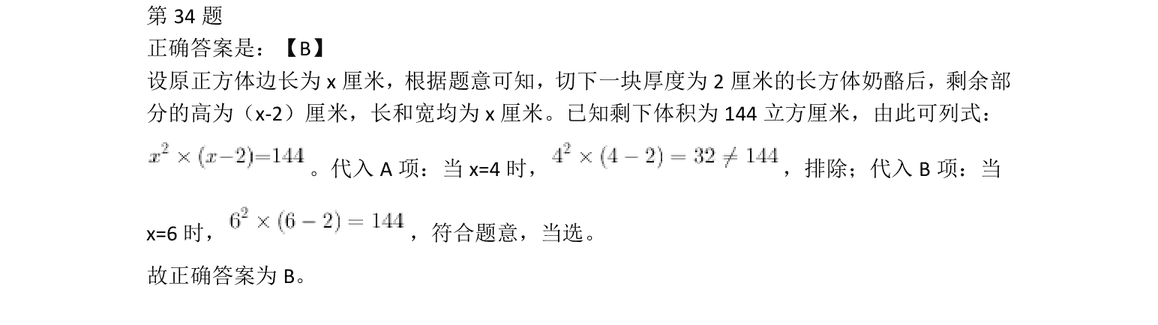
#> input picture 广东行测24天集训/共享输入/数量原文/img/GD2023X_xc_a34.png, 1158 x 325 px
$ python -i imgsig.py   (imports and definitions only)
#> lines starting #> are read from the running program, lines starting #| are printed output that depends on the picture; after the words box and inside, x2 and y2 are one past the last pixel; in counts of white or black regions, pixels touching at a corner belong together
#> further down, picture is the input picture: PIL image 1158x325 P; min 11, max 255, mean 247.9
"""Robust signatures: for each pool question, concat embedded images that lie mostly inside the question region, trim, resize to 96x32 -> vector. cache to imgsig.npz"""
import pymupdf, json, sys, os, numpy as np
from PIL import Image, ImageFilter
# [1 line not run here, left out]
sys.path.insert(0,'/home/user/work/out3/PD3A/tools')
import pool
W='/home/user/work'
# [1 line that did not run here, left out]
def trim(a):
    m=a<200; ys,xs=np.where(m)
#> after `m = a < 200`:
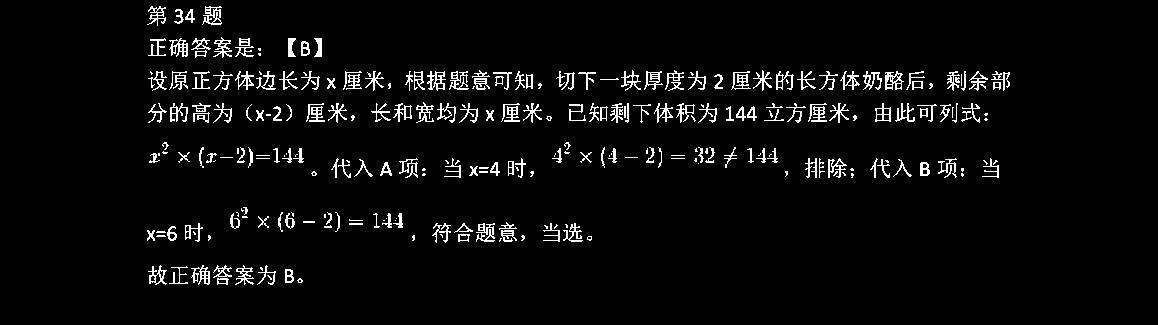
#> m: shape (325, 1158) bool; 4.2% white in thin lines or dots, all inside (x1, y1, x2, y2) = (147, 6, 1010, 285)
#> after `ys, xs = np.where(m)`: ys = 15676 values from 6 to 284; xs = 15676 values, max 1009 at index 1872, min 147 at index 446, mean 505
    if not len(ys): return a
    return a[ys.min():ys.max()+1, xs.min():xs.max()+1]
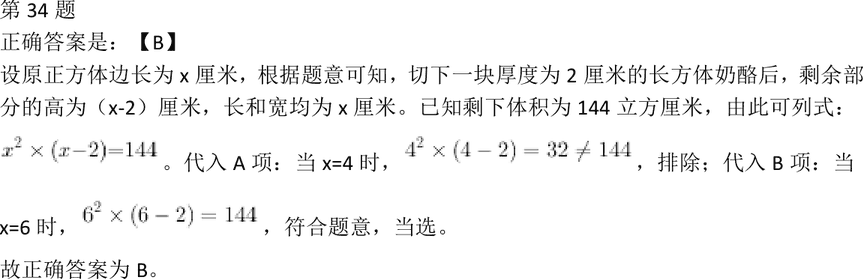
#> returned value: shape (279, 863); min 11, max 255, mean 244
def sig(im):
    a=trim(np.asarray(im.convert('L')))
    im2=Image.fromarray(a).resize((96,32),Image.BOX).filter(ImageFilter.GaussianBlur(1.2))
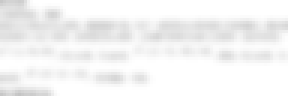
#> im2: PIL image 96x32 L (shown 3 times larger); min 196, max 255, mean 243.8
    v=np.asarray(im2).astype(float).flatten(); v=v-v.mean(); n=np.linalg.norm(v)
#> after `v = np.asarray(im2).astype(float).flatten()`: v = 3072 values, max 255 at index 11, min 196 at index 2982, mean 243.8
#> after `v = v - v.mean()`: v = 3072 values, max 11.19 at index 11, min -47.81 at index 2982, mean -9.47e-15
#> after `n = np.linalg.norm(v)`: n = 664.6
    return v/n if n>0 else v
# [25 lines not run here, left out]

>>> from PIL import Image
>>> picture = Image.open('../../../../../共享输入/数量原文/img/GD2023X_xc_a34.png')
>>> result = sig(picture)
#> result = 3072 values, max 0.0168 at index 11, min -0.0719 at index 2982, mean -1.45e-17

$ run again, on 广东行测24天集训/共享输入/数量原文/img/GK2019D_a61.png
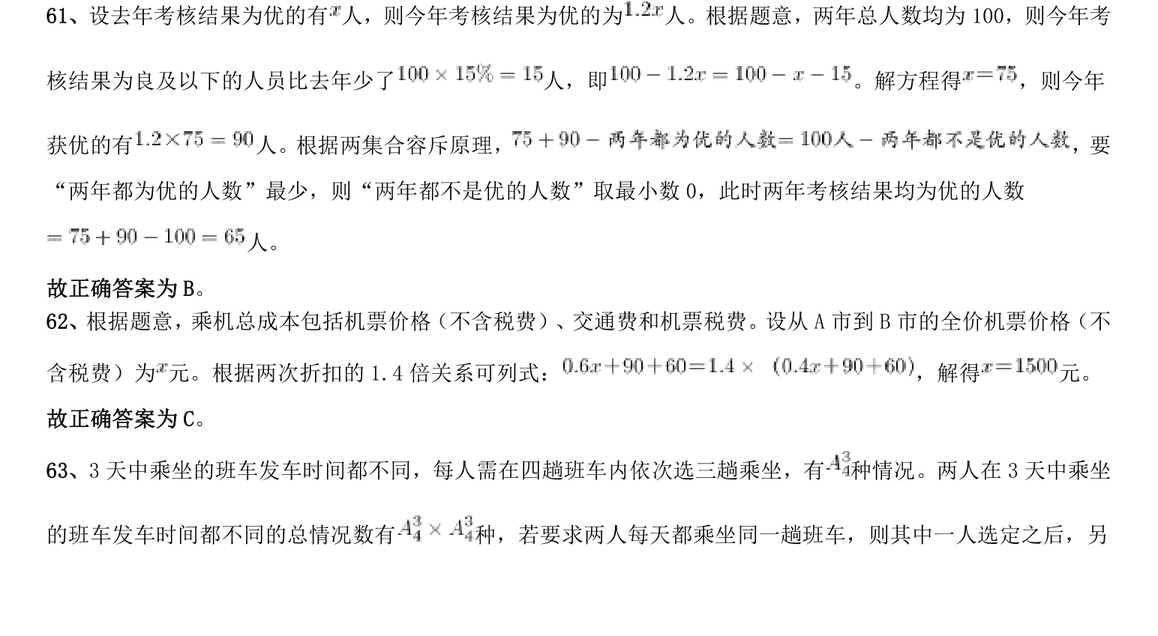
#> input picture 广东行测24天集训/共享输入/数量原文/img/GK2019D_a61.png, 1158 x 636 px
#> picture is the input picture: PIL image 1158x636 P; min 15, max 255, mean 244.6
#> in trim, `m = a < 200`:
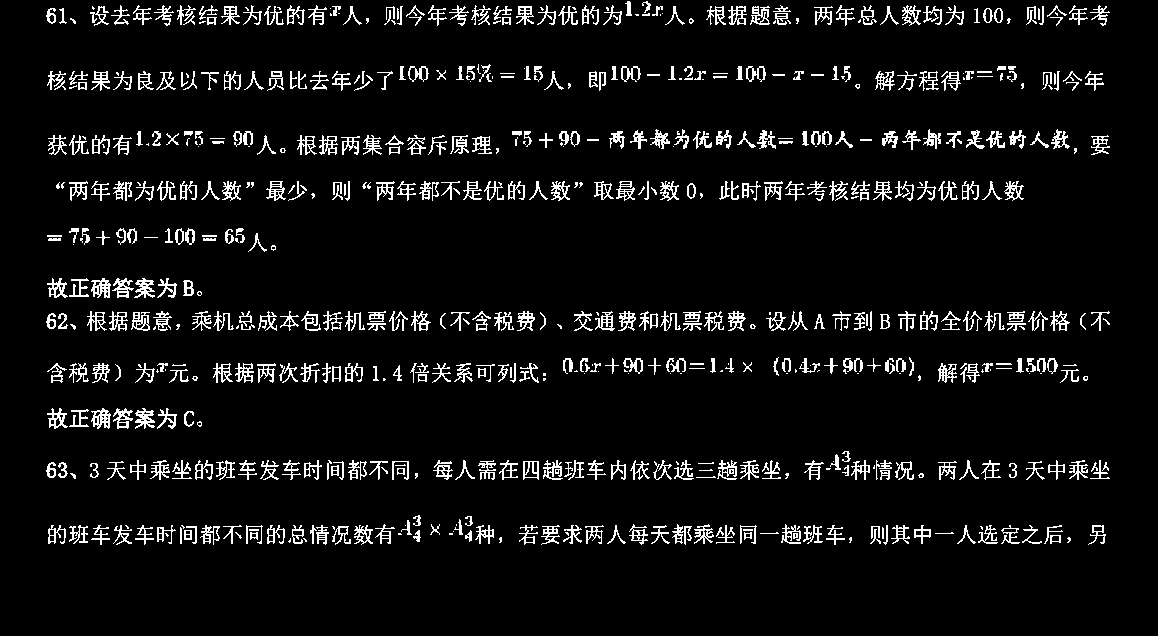
#> m: shape (636, 1158) bool; 6.5% white in thin lines or dots, all inside (x1, y1, x2, y2) = (46, 1, 1110, 545)
#> in sig, `im2=Image.fromarray(a).resize((96,32),Image.BOX).filter(ImageFilter.Ga..`:
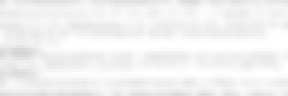
#> im2: PIL image 96x32 L (shown 3 times larger); min 211, max 255, mean 241.9
#> v = 3072 values, max 255 at index 1147, min 211 at index 1638, mean 241.9
#> v = 3072 values, max 13.12 at index 1147, min -30.88 at index 1638, mean -9.47e-15
#> n = 419.2
#> result = 3072 values, max 0.0313 at index 1147, min -0.0737 at index 1638, mean -2.27e-17

$ run again, on 广东行测24天集训/共享输入/数量原文/img/GK2023X_a66.png
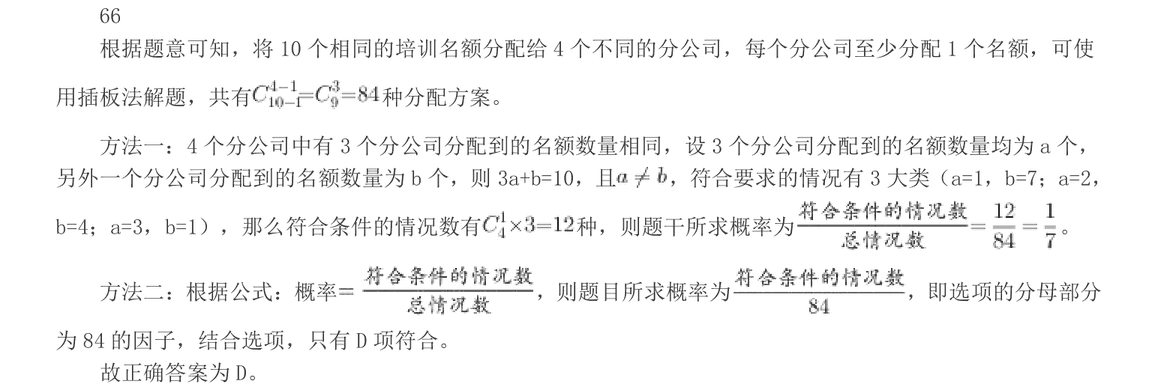
#> input picture 广东行测24天集训/共享输入/数量原文/img/GK2023X_a66.png, 1158 x 390 px
#> picture is the input picture: PIL image 1158x390 P; min 58, max 255, mean 245.2
#> in trim, `m = a < 200`:
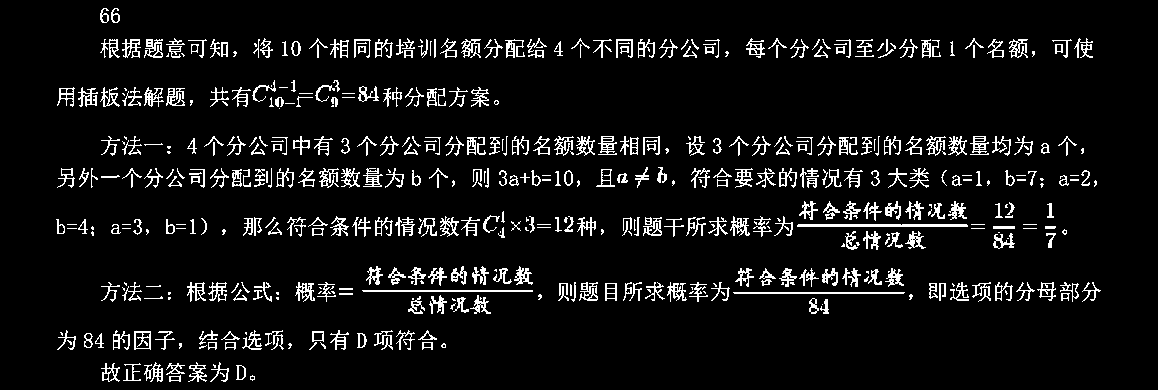
#> m: shape (390, 1158) bool; 7.2% white in thin lines or dots, all inside (x1, y1, x2, y2) = (56, 8, 1101, 382)
#> in sig, `im2=Image.fromarray(a).resize((96,32),Image.BOX).filter(ImageFilter.Ga..`:
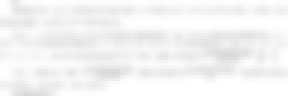
#> im2: PIL image 96x32 L (shown 3 times larger); min 216, max 255, mean 243.6
#> v = 3072 values, max 255 at index 0, min 216 at index 2985, mean 243.6
#> v = 3072 values, max 11.42 at index 0, min -27.58 at index 2985, mean 9.47e-15
#> n = 457.5
#> result = 3072 values, max 0.025 at index 0, min -0.0603 at index 2985, mean 2.1e-17

$ run again, on 广东行测24天集训/共享输入/数量原文/img/GK2026F_xc_q72.png
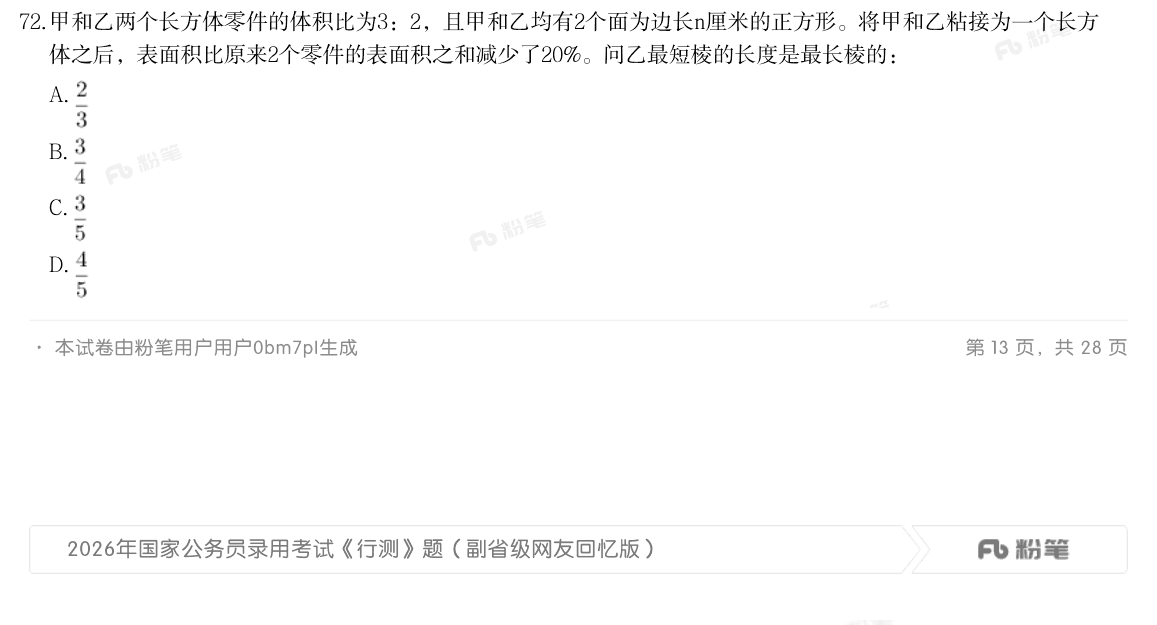
#> input picture 广东行测24天集训/共享输入/数量原文/img/GK2026F_xc_q72.png, 1157 x 625 px
#> picture is the input picture: PIL image 1157x625 P; min 8, max 255, mean 251.1
#> in trim, `m = a < 200`:
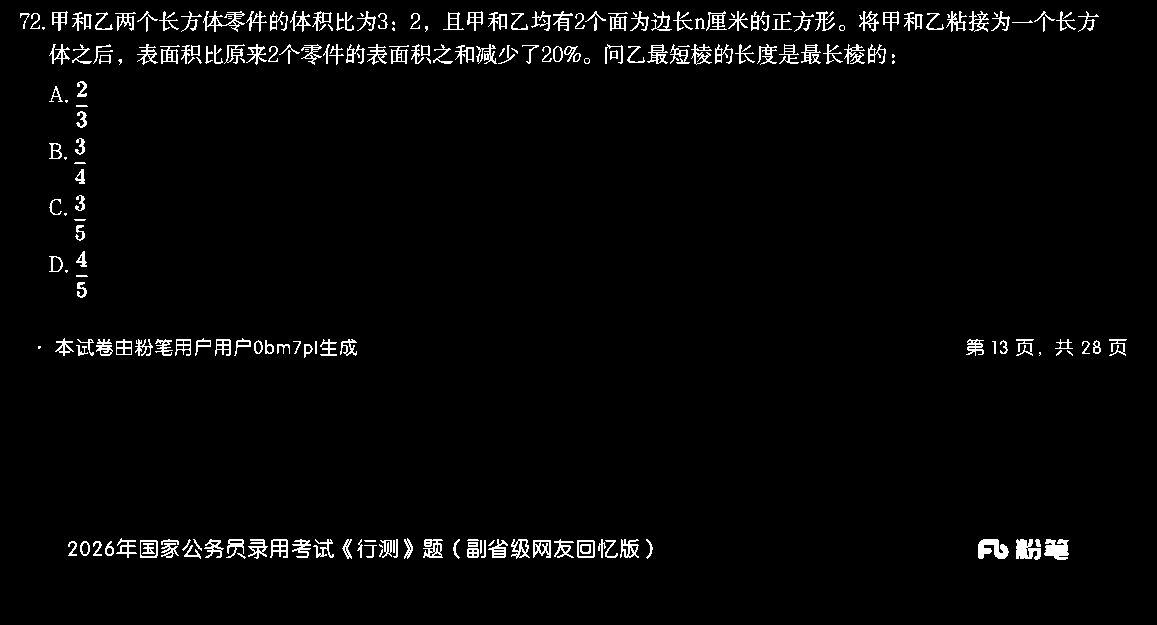
#> m: shape (625, 1157) bool; 2.7% white in thin lines or dots, all inside (x1, y1, x2, y2) = (20, 11, 1127, 560)
#> ys = 19766 values from 11 to 559; xs = 19766 values, max 1126 at index 11982, min 20 at index 274, mean 481.9
#> in sig, `im2=Image.fromarray(a).resize((96,32),Image.BOX).filter(ImageFilter.Ga..`:
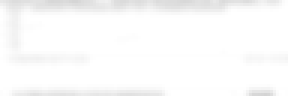
#> im2: PIL image 96x32 L (shown 3 times larger); min 212, max 255, mean 250.4
#> v = 3072 values, max 255 at index 287, min 212 at index 3064, mean 250.4
#> v = 3072 values, max 4.63 at index 287, min -38.37 at index 3064, mean 9.47e-15
#> n = 489.5
#> result = 3072 values, max 0.00946 at index 287, min -0.0784 at index 3064, mean 1.94e-17
